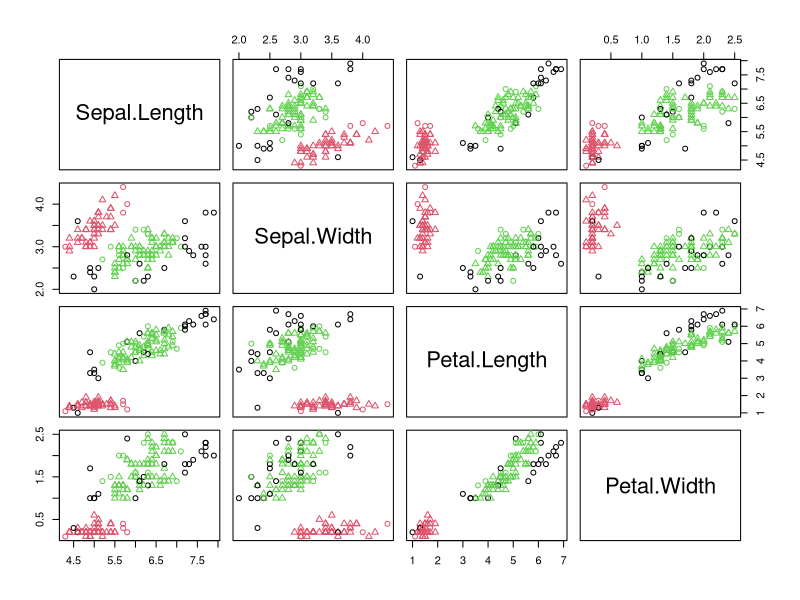
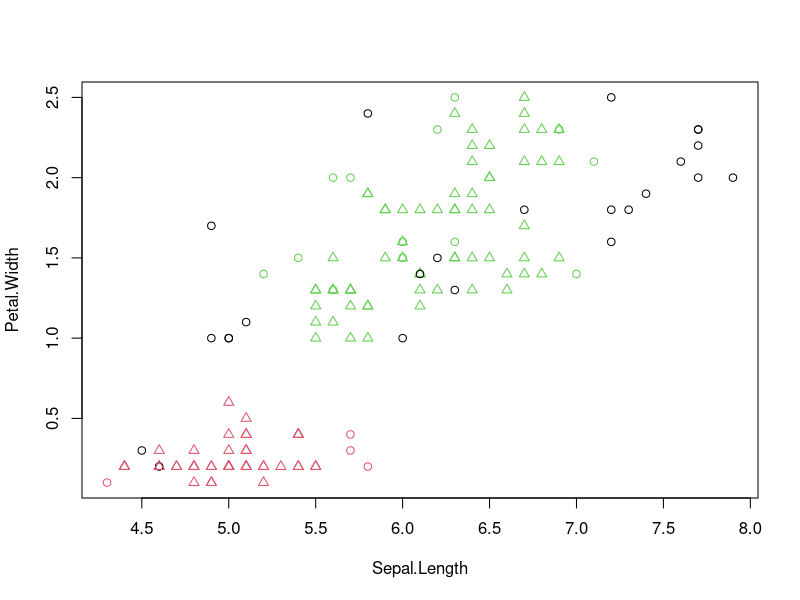
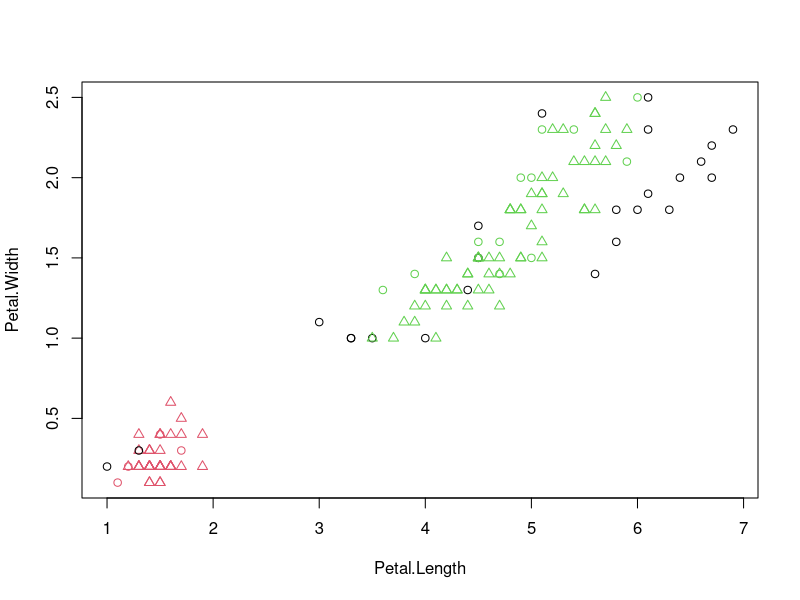

The R script that drew these images, in order: (Note: this script raises an error after producing the figures.)
 #iris-dbscan, preparo datos
 library(fpc)
 iris2=iris
iris2$Species=NULL
ds=dbscan(iris2,eps=0.45,MinPts=5)
table(ds$cluster,iris$Species)
plot(ds,iris2)
 plot(ds,iris2[c(1,4)])
 plot(ds,iris2[c(3,4)])
 x=table(ds$cluster,iris$Species)
 nc=length(x[,1])
 nc
shi= silhouette(ds$cluster,dist(iris2))
 plot(shi,col=1:nc)

 
